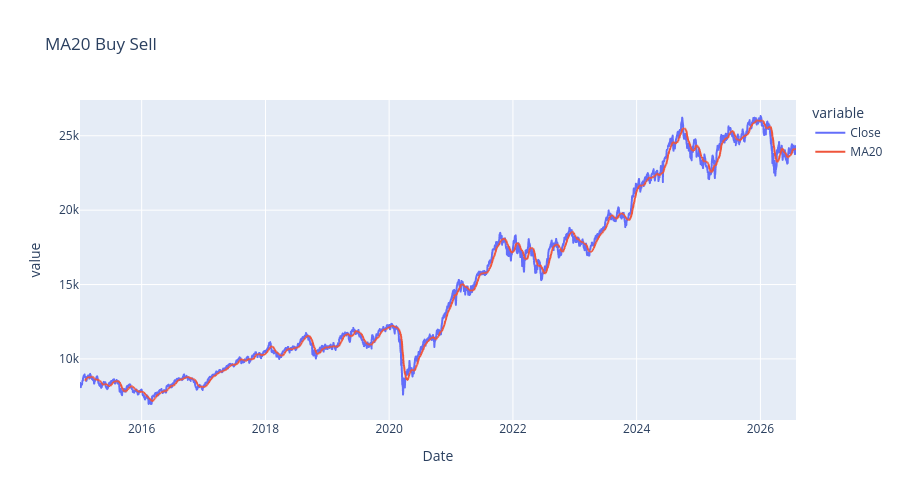

The code cell stored with this chart in its notebook:
### Code cell
px.line(df,
        x='Date',y=['Close','MA20'],
        height=500,
        title='MA20 Buy Sell')

### Figure 1 — Plotly figure (JSON) as saved in the notebook; plotly's stock layout.template omitted (floating-point values rounded to 4 significant figures; data arrays with more than 128 entries replaced by an {"elided": "..."} marker saying what was removed)
{"data": [{"hovertemplate": "variable=Close<br>Date=%{x}<br>value=%{y}<extra></extra>", "legendgroup": "Close", "line": {"color": "#636efa", "dash": "solid"}, "marker": {"symbol": "circle"}, "mode": "lines", "name": "Close", "showlegend": true, "type": "scattergl", "x": {"elided": "2849 str values"}, "xaxis": "x", "y": {"elided": "2849 float values"}, "yaxis": "y"}, {"hovertemplate": "variable=MA20<br>Date=%{x}<br>value=%{y}<extra></extra>", "legendgroup": "MA20", "line": {"color": "#EF553B", "dash": "solid"}, "marker": {"symbol": "circle"}, "mode": "lines", "name": "MA20", "showlegend": true, "type": "scattergl", "x": {"elided": "2849 str values"}, "xaxis": "x", "y": {"elided": "2849 float values"}, "yaxis": "y"}], "layout": {"height": 500, "legend": {"title": {"text": "variable"}, "tracegroupgap": 0}, "title": {"text": "MA20 Buy Sell"}, "xaxis": {"anchor": "y", "domain": [0, 1], "title": {"text": "Date"}}, "yaxis": {"anchor": "x", "domain": [0, 1], "title": {"text": "value"}}}}
